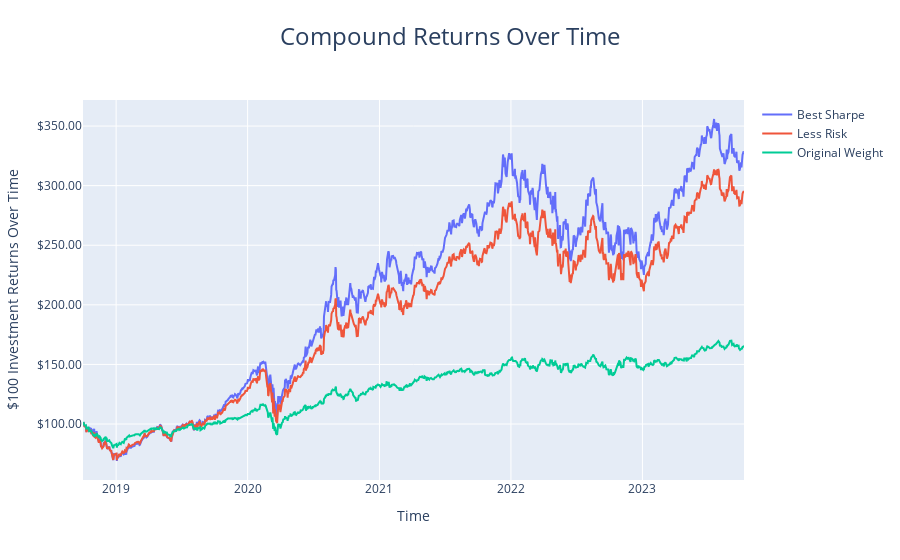

Notebook code for this chart:
### Code cell
plot_compound_returns(df_compounded_returns)

### Figure 1 — Plotly figure (JSON) as saved in the notebook; plotly's stock layout.template omitted (floating-point values rounded to 4 significant figures; data arrays with more than 128 entries replaced by an {"elided": "..."} marker saying what was removed)
{"data": [{"mode": "lines", "name": "Best Sharpe", "type": "scatter", "x": {"elided": "1265 str values"}, "y": {"elided": "1265 float values"}}, {"mode": "lines", "name": "Less Risk", "type": "scatter", "x": {"elided": "1265 str values"}, "y": {"elided": "1265 float values"}}, {"mode": "lines", "name": "Original Weight", "type": "scatter", "x": {"elided": "1265 str values"}, "y": {"elided": "1265 float values"}}], "layout": {"title": {"font": {"size": 24}, "text": "Compound Returns Over Time", "x": 0.5, "xanchor": "center", "y": 0.95, "yanchor": "top"}, "xaxis": {"title": {"text": "Time"}}, "yaxis": {"tickformat": ",.2f", "tickprefix": "$", "title": {"text": "$100 Investment Returns Over Time"}}}}
